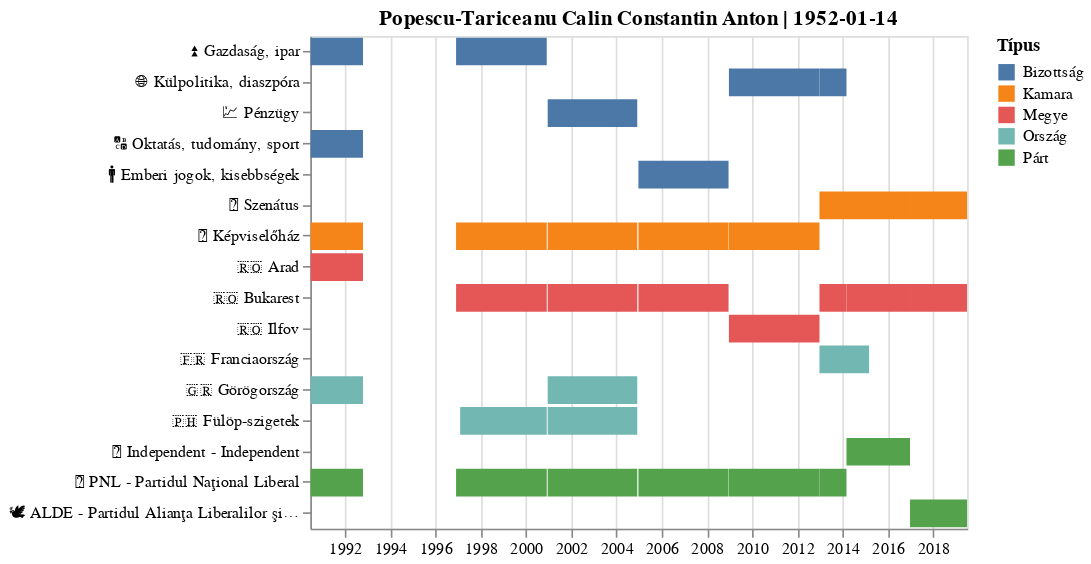

The notebook cell this image was saved under:
### Markdown cell above
Vega direct plot

### Code cell
m='Popescu-Tariceanu Calin Constantin Anton | 1952-01-14'
ef=efs4[efs4['Simple']==m]
viz=alt.Chart(ef,
          title=m
         ).mark_bar().encode(
    x=alt.X('start:T',title=''),
    x2='end:T',
    y=alt.Y('Csoportok:N',title='',
            sort=alt.EncodingSortField(field="order", op="mean", order='descending')),
    color=alt.Color('Típus:N',
        sort=alt.EncodingSortField(field="order", op="mean", order='descending'))
)
# viz.save('json/viz.json')
viz.interactive()

### Figure 1 — Vega-Lite specification as saved in the notebook (floating-point values rounded to 4 significant figures)
{"$schema": "https://vega.github.io/schema/vega-lite/v3.3.0.json", "config": {"mark": {"tooltip": null}, "view": {"height": 300, "width": 400}}, "data": {"name": "data-b7aefb365acc275870caa9412c48f392"}, "datasets": {"data-b7aefb365acc275870caa9412c48f392": [{"Csoportok": "⏫ Gazdaság, ipar", "Csoportok0": "⏫ Gazdaság, ipar", "Csoportok1": "⏫ Gazdaság, ipar", "Name": "Călin Constantin Anton POPESCU-TĂRICEANU", "Simple": "Popescu-Tariceanu Calin Constantin Anton | 1952-01-14", "Típus": "Bizottság", "duration": 850, "end": "1992-10-16T00:00:00", "start": "1990-06-19T00:00:00"}, {"Csoportok": "⏫ Gazdaság, ipar", "Csoportok0": "⏫ Gazdaság, ipar ", "Csoportok1": "⏫ Gazdaság, ipar ", "Name": "Călin Constantin Anton POPESCU-TĂRICEANU", "Simple": "Popescu-Tariceanu Calin Constantin Anton | 1952-01-14", "Típus": "Bizottság", "duration": 1464, "end": "2000-11-30T00:00:00", "start": "1996-11-27T00:00:00"}, {"Csoportok": "🌐 Külpolitika, diaszpóra", "Csoportok0": "🌐 Külpolitika, diaszpóra", "Csoportok1": "🌐 Külpolitika, diaszpóra", "Name": "Călin Constantin Anton POPESCU-TĂRICEANU", "Simple": "Popescu-Tariceanu Calin Constantin Anton | 1952-01-14", "Típus": "Bizottság", "duration": 1462, "end": "2012-12-20T00:00:00", "start": "2008-12-19T00:00:00"}, {"Csoportok": "🌐 Külpolitika, diaszpóra", "Csoportok0": "🌐 Külpolitika, diaszpóra ", "Csoportok1": "🌐 Külpolitika, diaszpóra", "Name": "Călin Constantin Anton POPESCU-TĂRICEANU", "Simple": "Popescu-Tariceanu Calin Constantin Anton | 1952-01-14", "Típus": "Bizottság", "duration": 436, "end": "2014-03-01T00:00:00", "start": "2012-12-20T00:00:00"}, {"Csoportok": "💹 Pénzügy", "Csoportok0": "💹 Pénzügy", "Csoportok1": "💹 Pénzügy", "Name": "Călin Constantin Anton POPESCU-TĂRICEANU", "Simple": "Popescu-Tariceanu Calin Constantin Anton | 1952-01-14", "Típus": "Bizottság", "duration": 1446, "end": "2004-11-30T00:00:00", "start": "2000-12-15T00:00:00"}, {"Csoportok": "🔠 Oktatás, tudomány, sport", "Csoportok0": "🔠 Oktatás, tudomány, sport", "Csoportok1": "🔠 Oktatás, tudomány, sport", "Name": "Călin Constantin Anton POPESCU-TĂRICEANU", "Simple": "Popescu-Tariceanu Calin Constantin Anton | 1952-01-14", "Típus": "Bizottság", "duration": 850, "end": "1992-10-16T00:00:00", "start": "1990-06-19T00:00:00"}, {"Csoportok": "🚹 Emberi jogok, kisebbségek", "Csoportok0": "🚹 Emberi jogok, kisebbségek", "Csoportok1": "🚹 Emberi jogok, kisebbségek", "Name": "Călin Constantin Anton POPESCU-TĂRICEANU", "Simple": "Popescu-Tariceanu Calin Constantin Anton | 1952-01-14", "Típus": "Bizottság", "duration": 1455, "end": "2008-12-13T00:00:00", "start": "2004-12-19T00:00:00"}, {"Csoportok": "🔼 Szenátus", "Csoportok0": "🔼 Szenátus", "Csoportok1": "🔼 Szenátus", "Name": "Călin Constantin Anton POPESCU-TĂRICEANU", "Simple": "Popescu-Tariceanu Calin Constantin Anton | 1952-01-14", "Típus": "Kamara", "duration": 1462, "end": "2016-12-21T00:00:00", "start": "2012-12-20T00:00:00"}, {"Csoportok": "🔼 Szenátus", "Csoportok0": "🔼 Szenátus ", "Csoportok1": "🔼 Szenátus", "Name": "Călin Constantin Anton POPESCU-TĂRICEANU", "Simple": "Popescu-Tariceanu Calin Constantin Anton | 1952-01-14", "Típus": "Kamara", "duration": 922, "end": "2019-07-01T00:00:00", "start": "2016-12-21T00:00:00"}, {"Csoportok": "🔽 Képviselőház", "Csoportok0": "🔽 Képviselőház ", "Csoportok1": "🔽 Képviselőház", "Name": "Călin Constantin Anton POPESCU-TĂRICEANU", "Simple": "Popescu-Tariceanu Calin Constantin Anton | 1952-01-14", "Típus": "Kamara", "duration": 850, "end": "1992-10-16T00:00:00", "start": "1990-06-19T00:00:00"}, {"Csoportok": "🔽 Képviselőház", "Csoportok0": "🔽 Képviselőház  ", "Csoportok1": "🔽 Képviselőház ", "Name": "Călin Constantin Anton POPESCU-TĂRICEANU", "Simple": "Popescu-Tariceanu Calin Constantin Anton | 1952-01-14", "Típus": "Kamara", "duration": 1464, "end": "2000-11-30T00:00:00", "start": "1996-11-27T00:00:00"}, {"Csoportok": "🔽 Képviselőház", "Csoportok0": "🔽 Képviselőház    ", "Csoportok1": "🔽 Képviselőház ", "Name": "Călin Constantin Anton POPESCU-TĂRICEANU", "Simple": "Popescu-Tariceanu Calin Constantin Anton | 1952-01-14", "Típus": "Kamara", "duration": 1446, "end": "2004-11-30T00:00:00", "start": "2000-12-15T00:00:00"}, {"Csoportok": "🔽 Képviselőház", "Csoportok0": "🔽 Képviselőház   ", "Csoportok1": "🔽 Képviselőház ", "Name": "Călin Constantin Anton POPESCU-TĂRICEANU", "Simple": "Popescu-Tariceanu Calin Constantin Anton | 1952-01-14", "Típus": "Kamara", "duration": 1455, "end": "2008-12-13T00:00:00", "start": "2004-12-19T00:00:00"}, {"Csoportok": "🔽 Képviselőház", "Csoportok0": "🔽 Képviselőház", "Csoportok1": "🔽 Képviselőház ", "Name": "Călin Constantin Anton POPESCU-TĂRICEANU", "Simple": "Popescu-Tariceanu Calin Constantin Anton | 1952-01-14", "Típus": "Kamara", "duration": 1462, "end": "2012-12-20T00:00:00", "start": "2008-12-19T00:00:00"}, {"Csoportok": "🇷🇴 Arad", "Csoportok0": "🇷🇴 Arad", "Csoportok1": "🇷🇴 Arad", "Name": "Călin Constantin Anton POPESCU-TĂRICEANU", "Simple": "Popescu-Tariceanu Calin Constantin Anton | 1952-01-14", "Típus": "Megye", "duration": 850, "end": "1992-10-16T00:00:00", "start": "1990-06-19T00:00:00"}, {"Csoportok": "🇷🇴 Bukarest", "Csoportok0": "🇷🇴 Bukarest", "Csoportok1": "🇷🇴 Bukarest", "Name": "Călin Constantin Anton POPESCU-TĂRICEANU", "Simple": "Popescu-Tariceanu Calin Constantin Anton | 1952-01-14", "Típus": "Megye", "duration": 1464, "end": "2000-11-30T00:00:00", "start": "1996-11-27T00:00:00"}, {"Csoportok": "🇷🇴 Bukarest", "Csoportok0": "🇷🇴 Bukarest    ", "Csoportok1": "🇷🇴 Bukarest", "Name": "Călin Constantin Anton POPESCU-TĂRICEANU", "Simple": "Popescu-Tariceanu Calin Constantin Anton | 1952-01-14", "Típus": "Megye", "duration": 1446, "end": "2004-11-30T00:00:00", "start": "2000-12-15T00:00:00"}, {"Csoportok": "🇷🇴 Bukarest", "Csoportok0": "🇷🇴 Bukarest ", "Csoportok1": "🇷🇴 Bukarest", "Name": "Călin Constantin Anton POPESCU-TĂRICEANU", "Simple": "Popescu-Tariceanu Calin Constantin Anton | 1952-01-14", "Típus": "Megye", "duration": 1455, "end": "2008-12-13T00:00:00", "start": "2004-12-19T00:00:00"}, {"Csoportok": "🇷🇴 Bukarest", "Csoportok0": "🇷🇴 Bukarest  ", "Csoportok1": "🇷🇴 Bukarest ", "Name": "Călin Constantin Anton POPESCU-TĂRICEANU", "Simple": "Popescu-Tariceanu Calin Constantin Anton | 1952-01-14", "Típus": "Megye", "duration": 436, "end": "2014-03-01T00:00:00", "start": "2012-12-20T00:00:00"}, {"Csoportok": "🇷🇴 Bukarest", "Csoportok0": "🇷🇴 Bukarest   ", "Csoportok1": "🇷🇴 Bukarest ", "Name": "Călin Constantin Anton POPESCU-TĂRICEANU", "Simple": "Popescu-Tariceanu Calin Constantin Anton | 1952-01-14", "Típus": "Megye", "duration": 1026, "end": "2016-12-21T00:00:00", "start": "2014-03-01T00:00:00"}, {"Csoportok": "🇷🇴 Bukarest", "Csoportok0": "🇷🇴 Bukarest     ", "Csoportok1": "🇷🇴 Bukarest ", "Name": "Călin Constantin Anton POPESCU-TĂRICEANU", "Simple": "Popescu-Tariceanu Calin Constantin Anton | 1952-01-14", "Típus": "Megye", "duration": 922, "end": "2019-07-01T00:00:00", "start": "2016-12-21T00:00:00"}, {"Csoportok": "🇷🇴 Ilfov", "Csoportok0": "🇷🇴 Ilfov", "Csoportok1": "🇷🇴 Ilfov", "Name": "Călin Constantin Anton POPESCU-TĂRICEANU", "Simple": "Popescu-Tariceanu Calin Constantin Anton | 1952-01-14", "Típus": "Megye", "duration": 1462, "end": "2012-12-20T00:00:00", "start": "2008-12-19T00:00:00"}, {"Csoportok": "🇫🇷 Franciaország", "Csoportok0": "🇫🇷 Franciaország", "Csoportok1": "🇫🇷 Franciaország", "Name": "Călin Constantin Anton POPESCU-TĂRICEANU", "Simple": "Popescu-Tariceanu Calin Constantin Anton | 1952-01-14", "Típus": "Ország", "duration": 801, "end": "2015-03-01T00:00:00", "start": "2012-12-20T00:00:00"}, {"Csoportok": "🇬🇷 Görögország", "Csoportok0": "🇬🇷 Görögország", "Csoportok1": "🇬🇷 Görögország", "Name": "Călin Constantin Anton POPESCU-TĂRICEANU", "Simple": "Popescu-Tariceanu Calin Constantin Anton | 1952-01-14", "Típus": "Ország", "duration": 850, "end": "1992-10-16T00:00:00", "start": "1990-06-19T00:00:00"}, {"Csoportok": "🇬🇷 Görögország", "Csoportok0": "🇬🇷 Görögország ", "Csoportok1": "🇬🇷 Görögország ", "Name": "Călin Constantin Anton POPESCU-TĂRICEANU", "Simple": "Popescu-Tariceanu Calin Constantin Anton | 1952-01-14", "Típus": "Ország", "duration": 1446, "end": "2004-11-30T00:00:00", "start": "2000-12-15T00:00:00"}, {"Csoportok": "🇵🇭 Fülöp-szigetek", "Csoportok0": "🇵🇭 Fülöp-szigetek", "Csoportok1": "🇵🇭 Fülöp-szigetek", "Name": "Călin Constantin Anton POPESCU-TĂRICEANU", "Simple": "Popescu-Tariceanu Calin Constantin Anton | 1952-01-14", "Típus": "Ország", "duration": 1398, "end": "2000-11-30T00:00:00", "start": "1997-02-01T00:00:00"}, {"Csoportok": "🇵🇭 Fülöp-szigetek", "Csoportok0": "🇵🇭 Fülöp-szigetek ", "Csoportok1": "🇵🇭 Fülöp-szigetek", "Name": "Călin Constantin Anton POPESCU-TĂRICEANU", "Simple": "Popescu-Tariceanu Calin Constantin Anton | 1952-01-14", "Típus": "Ország", "duration": 1446, "end": "2004-11-30T00:00:00", "start": "2000-12-15T00:00:00"}, {"Csoportok": "👤 Independent - Independent", "Csoportok0": "👤 Independent - Independent", "Csoportok1": "👤 Independent - Independent", "Name": "Călin Constantin Anton POPESCU-TĂRICEANU", "Simple": "Popescu-Tariceanu Calin Constantin Anton | 1952-01-14", "Típus": "Párt", "duration": 1026, "end": "2016-12-21T00:00:00", "start": "2014-03-01T00:00:00"}, {"Csoportok": "📐 PNL - Partidul Naţional Liberal", "Csoportok0": "📐 PNL - Partidul Naţional Liberal ", "Csoportok1": "📐 PNL - Partidul Naţional Liberal", "Name": "Călin Constantin Anton POPESCU-TĂRICEANU", "Simple": "Popescu-Tariceanu Calin Constantin Anton | 1952-01-14", "Típus": "Párt", "duration": 850, "end": "1992-10-16T00:00:00", "start": "1990-06-19T00:00:00"}, {"Csoportok": "📐 PNL - Partidul Naţional Liberal", "Csoportok0": "📐 PNL - Partidul Naţional Liberal  ", "Csoportok1": "📐 PNL - Partidul Naţional Liberal ", "Name": "Călin Constantin Anton POPESCU-TĂRICEANU", "Simple": "Popescu-Tariceanu Calin Constantin Anton | 1952-01-14", "Típus": "Párt", "duration": 1464, "end": "2000-11-30T00:00:00", "start": "1996-11-27T00:00:00"}, {"Csoportok": "📐 PNL - Partidul Naţional Liberal", "Csoportok0": "📐 PNL - Partidul Naţional Liberal     ", "Csoportok1": "📐 PNL - Partidul Naţional Liberal ", "Name": "Călin Constantin Anton POPESCU-TĂRICEANU", "Simple": "Popescu-Tariceanu Calin Constantin Anton | 1952-01-14", "Típus": "Párt", "duration": 1446, "end": "2004-11-30T00:00:00", "start": "2000-12-15T00:00:00"}, {"Csoportok": "📐 PNL - Partidul Naţional Liberal", "Csoportok0": "📐 PNL - Partidul Naţional Liberal   ", "Csoportok1": "📐 PNL - Partidul Naţional Liberal ", "Name": "Călin Constantin Anton POPESCU-TĂRICEANU", "Simple": "Popescu-Tariceanu Calin Constantin Anton | 1952-01-14", "Típus": "Párt", "duration": 1455, "end": "2008-12-13T00:00:00", "start": "2004-12-19T00:00:00"}, {"Csoportok": "📐 PNL - Partidul Naţional Liberal", "Csoportok0": "📐 PNL - Partidul Naţional Liberal", "Csoportok1": "📐 PNL - Partidul Naţional Liberal ", "Name": "Călin Constantin Anton POPESCU-TĂRICEANU", "Simple": "Popescu-Tariceanu Calin Constantin Anton | 1952-01-14", "Típus": "Párt", "duration": 1462, "end": "2012-12-20T00:00:00", "start": "2008-12-19T00:00:00"}, {"Csoportok": "📐 PNL - Partidul Naţional Liberal", "Csoportok0": "📐 PNL - Partidul Naţional Liberal    ", "Csoportok1": "📐 PNL - Partidul Naţional Liberal ", "Name": "Călin Constantin Anton POPESCU-TĂRICEANU", "Simple": "Popescu-Tariceanu Calin Constantin Anton | 1952-01-14", "Típus": "Párt", "duration": 436, "end": "2014-03-01T00:00:00", "start": "2012-12-20T00:00:00"}, {"Csoportok": "🕊️ ALDE - Partidul Alianţa Liberalilor şi Democraţilor", "Csoportok0": "🕊️ ALDE - Partidul Alianţa Liberalilor şi Democraţilor", "Csoportok1": "🕊️ ALDE - Partidul Alianţa Liberalilor şi Democraţilor", "Name": "Călin Constantin Anton POPESCU-TĂRICEANU", "Simple": "Popescu-Tariceanu Calin Constantin Anton | 1952-01-14", "Típus": "Párt", "duration": 922, "end": "2019-07-01T00:00:00", "start": "2016-12-21T00:00:00"}]}, "encoding": {"color": {"field": "Típus", "sort": {"field": "order", "op": "mean", "order": "descending"}, "type": "nominal"}, "x": {"field": "start", "title": "", "type": "temporal"}, "x2": {"field": "end"}, "y": {"field": "Csoportok", "sort": {"field": "order", "op": "mean", "order": "descending"}, "title": "", "type": "nominal"}}, "mark": "bar", "selection": {"selector003": {"bind": "scales", "encodings": ["x", "y"], "type": "interval"}}, "title": "Popescu-Tariceanu Calin Constantin Anton | 1952-01-14"}
